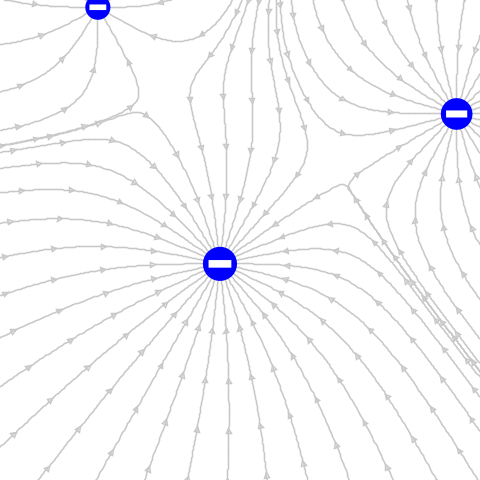
Frame 1 (no input)
Frame 60 (the mouse pressed at the canvas centre just before this capture): identical to frame 1, image omitted
Frame 120 (the mouse held since frame 60 and released just before this capture): identical to frame 1, image omitted

The Processing sketch that drew this single still picture (run headless with seeded random() and noise(); from frame 60 on, the mouse is pressed at the canvas centre):

// Processing sketch: electricFields
// ── electricFields.pde
ArrayList<Charge> charges;
int linesPerUnitCharge = 6;
float fieldLineLength = 2.5;
float diameterScale = 20;
boolean dragging = true;
void setup() { 
  size(480, 480); 

  charges = new ArrayList<Charge>();
  //  charges.add(new Charge(width/3, height/2, -1));
  //  charges.add(new Charge(2 *  width/3, height/2, +3));
  for (int i = 0; i < 3; ++i) {
    int chg = ((int) (random(5) + 1)) * ((int) (random(1) * 2) * 2 - 1);
    charges.add(new Charge(width * random(1), height * random(1), chg));
  }
} 

void mousePressed() {
  for (Charge  c : charges) {
    if (c.dragIfSelected()) {
      dragging = true;
      return;
    }
  }
}

void mouseReleased() {
  for (Charge  c : charges) {
    c.releaseDrag();
  }
  dragging = false;
  drawFrame();
}

void draw() {
  if (frameCount==1 || dragging) {
    drawFrame();
  }
}

void drawFrame() { 
  background(255);
  smooth();

  //draw field lines
  stroke(200);
  strokeWeight(1.5);

  for (Charge chargeToDraw : charges) {
    int numLines = chargeToDraw.charge * linesPerUnitCharge;
    if (numLines < 0) numLines = - numLines;
    for (int lineCtr = 0; lineCtr < numLines; ++lineCtr) {
      boolean atCharge = false;
      float x = chargeToDraw.x + chargeToDraw.diameter * 0.5 * cos(lineCtr * 2 * PI / numLines);
      float y = chargeToDraw.y + chargeToDraw.diameter * 0.5 * sin(lineCtr * 2 * PI / numLines);
      int loopLimit = 1000;
      int loopCtr = 0;
      while (loopCtr++ < loopLimit && !atCharge && x > 0 && x < width && y > 0 && y < height) {
        ForceVector v = new ForceVector(0, 0);
        for (Charge  c : charges) {
          float d = dist(x, y, c.x, c.y);
          //if any charge close to other charges, don't plot
          if (c != chargeToDraw && d < c.diameter * 0.5) atCharge = true;
          //          if ( d < c.diameter) atCharge = true;
          if (!atCharge) {
            float forceMultiplier = c.charge / (d * d);
            v.add( (x - c.x)/d * forceMultiplier, (y - c.y)/d * forceMultiplier);
          }
        }
        if (!atCharge) {
          float vecLength = v.magnitude();
          int directionMult = chargeToDraw.charge > 0 ? 1 : -1;
          float newX = x + directionMult * v.x / vecLength * fieldLineLength;
          float newY = y + directionMult * v.y / vecLength * fieldLineLength;
          //          println("x, y, newX, newY"+  x + y+ newX +  newY);
          float arrowHeadWidthFraction = 5 / fieldLineLength;
          //          strokeWeight(1);
          line(x, y, newX, newY);
          if (loopCtr % 20 == 0) {
            if (chargeToDraw.charge > 0) {
              arrowHead(x, y, newX, newY, arrowHeadWidthFraction);
            } 
            else {
              arrowHead(newX, newY, x, y, arrowHeadWidthFraction);
            }
          }
          x = newX;
          y = newY;
        }
      }
    }
  }

  //draw charges
  for (Charge c : charges) {
    c.draw();
  }
} 

void arrowHead(float xFrom, float yFrom, float xTo, float yTo, float headFractionOfLength) {
  float xHeadBase = xTo - (xTo - xFrom) * headFractionOfLength;
  float yHeadBase = yTo - (yTo - yFrom) * headFractionOfLength;
  float xDelta = (yTo - yFrom) * headFractionOfLength * 0.5;
  float yDelta = - (xTo - xFrom) * headFractionOfLength * 0.5;
  triangle(xTo, yTo, xHeadBase + xDelta, yHeadBase + yDelta, xHeadBase - xDelta, yHeadBase - yDelta);
}

class Charge {
  float x, y, diameter;
  int charge;
  boolean drag = false;

  Charge(float x_, float y_, int charge_) {
    x = x_;
    y = y_; 
    charge = charge_; 
    diameter = pow(abs(charge), 1.0/3) * diameterScale;
  }

  boolean dragIfSelected() {
    drag  = (dist(x, y, mouseX, mouseY) < diameter * 0.5);
    return drag;
  }

  void draw() {
    int c = (charge < 0) ? color(0, 0, 255) : color (255, 0, 0);
    noStroke();
    if (drag) {
      x = mouseX;
      y = mouseY;
      fill(255, 255, 0);
      ellipse(x, y, diameter + 5, diameter + 5);
    }
    fill(c);
    ellipse(x, y, diameter, diameter);
    float symbolLength = diameter * 0.6667;
    float symbolThickness = symbolLength * 0.3333;

    //draw charge symbols +/i
    fill(255);
    rect(x - symbolLength / 2, y - symbolThickness / 2, symbolLength, symbolThickness);
    if (charge > 0) {
      rect(x - symbolThickness / 2, y - symbolLength / 2, symbolThickness, symbolLength);
    }
  }

  void releaseDrag() {
    drag = false;
  }
}

class ForceVector {
  float x, y;

  ForceVector() {
    this(0, 0);
  }

  ForceVector(float x_, float y_) {
    x = x_;
    y = y_;
  }

  void add(float dx, float dy) {
    x += dx;
    y += dy;
  }

  float magnitude() {
    return dist(0, 0, x, y);
  }
}
